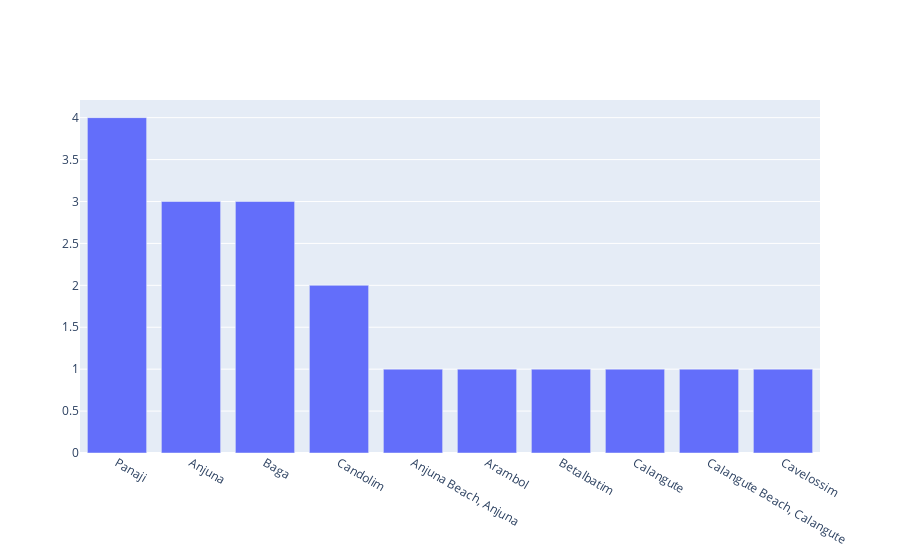

The code cell stored with this chart in its notebook:
### Code cell
import plotly.graph_objects as go
Goa = data[(data.City == 'Goa')]
fig = go.Figure(data=[go.Bar(
    x=Goa.Locality.value_counts().head(10).index,
    y=Goa.Locality.value_counts().head(10),
    
)])

fig.show()

### Figure 1 — Plotly figure (JSON) as saved in the notebook; plotly's stock layout.template omitted (floating-point values rounded to 4 significant figures)
{"data": [{"type": "bar", "x": ["Panaji", "Anjuna", "Baga", "Candolim", "Anjuna Beach, Anjuna", "Arambol", "Betalbatim", "Calangute", "Calangute Beach, Calangute", "Cavelossim"], "y": [4, 3, 3, 2, 1, 1, 1, 1, 1, 1]}], "layout": {}}
